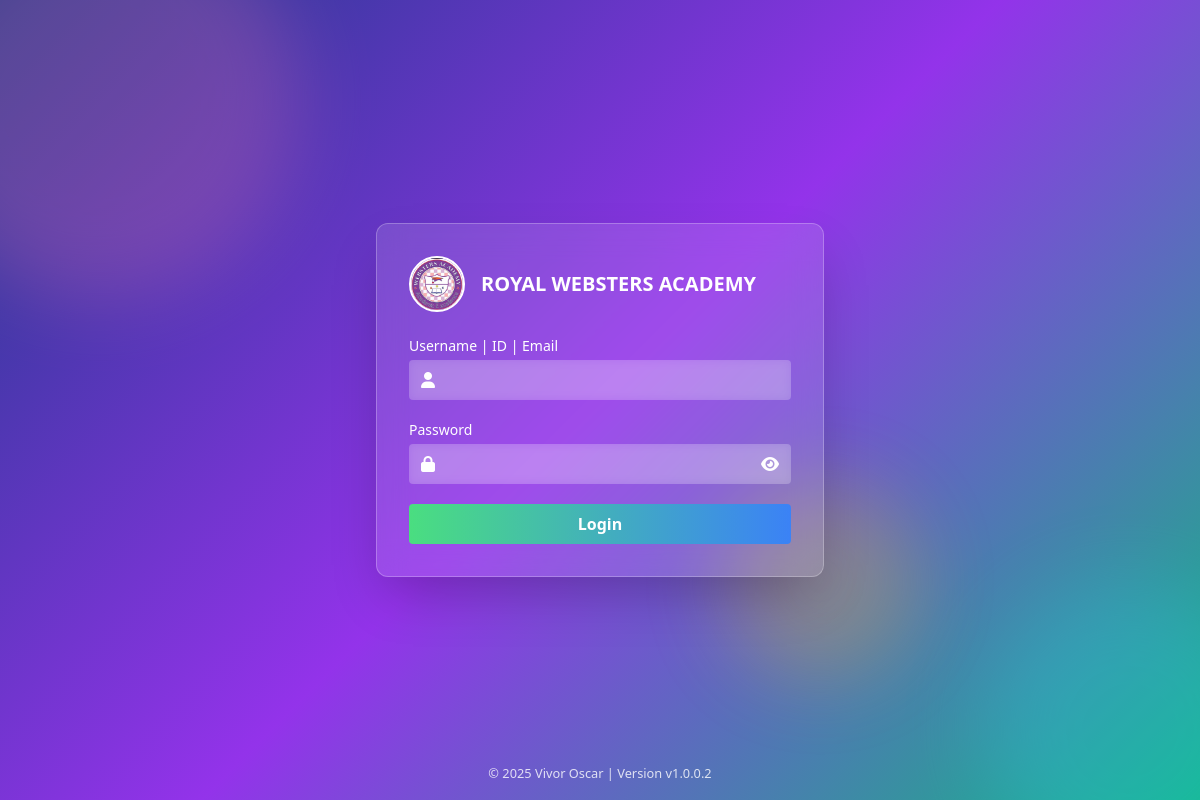
The page / on the database its author committed.
### tables this page shows
CREATE TABLE `school_details` (
  `id` int(11) NOT NULL,
  `school_name` varchar(255) NOT NULL,
  `type_of_institution` varchar(255) NOT NULL,
  `address` text NOT NULL,
  `enrollment_capacity` int(11) NOT NULL,
  `facilities` text NOT NULL,
  `email` varchar(255) NOT NULL,
  `contact` varchar(20) NOT NULL,
  `academic_year` varchar(50) NOT NULL,
  `color_scheme` varchar(7) NOT NULL,
  `image_path` varchar(255) DEFAULT NULL,
  `created_at` timestamp NOT NULL DEFAULT current_timestamp(),
  `updated_at` timestamp NOT NULL DEFAULT current_timestamp() ON UPDATE current_timestamp()
);

### index.php (the view, shortened to what this page needs)
<?php
$PORTAL_VERSION = '';
if (empty($PORTAL_VERSION)) $PORTAL_VERSION = 'v1.0.0.2';
?>
<!DOCTYPE html>
<html lang="en">
<head>
  <script src="https://cdn.tailwindcss.com"></script>
  <link href="https://cdnjs.cloudflare.com/ajax/libs/font-awesome/6.4.0/css/all.min.css" rel="stylesheet">
</head>
<body class="flex items-center justify-center min-h-screen relative">
  <div class="modern-bg">
    <div class="shape shape1"></div>
    <div class="shape shape2"></div>
    <div class="shape shape3"></div>
  </div>
  <div class="w-full max-w-md p-8 rounded-xl shadow-2xl glass text-white relative z-10">
    <div class="flex items-center gap-4 mb-6">
      <?php
      include('includes/database.php');
      $result = $conn->query("SELECT * FROM school_details LIMIT 1");
      $school_details = $result->fetch_assoc();
      if ($school_details) {
        $image_path = $school_details['image_path'];
      }
      $sql = "SELECT * FROM school_details";
      $result = mysqli_query($conn, $sql);
      if (mysqli_num_rows($result) > 0) {
        while ($row = mysqli_fetch_assoc($result)) {
          echo "<img src='templates/" . $image_path . "' alt='School Logo' class='w-14 h-14 rounded-full border-2 border-white'>";
          echo "<h2 class='text-xl font-semibold'>" . $row['school_name'] . "</h2>";
        }
      }
      ?>
    </div>
    <form action="#" method="post" class="space-y-5">
      <div>
        <label for="username" class="block mb-1 text-sm font-medium">Username | ID | Email</label>
        <div class="flex items-center bg-white bg-opacity-20 backdrop-blur-sm rounded px-3">
          <i class="fas fa-user text-white"></i>
          <input type="text" name="username" id="username" required autocomplete="username"
            class="w-full bg-transparent px-3 py-2 text-white focus:outline-none placeholder-white"
            required>
        </div>
      </div>
      <div>
        <label for="password" class="block mb-1 text-sm font-medium">Password</label>
        <div class="flex items-center bg-white bg-opacity-20 backdrop-blur-sm rounded px-3 relative">
          <i class="fas fa-lock text-white"></i>
          <input type="password" name="password" id="password" autocomplete="current-password"
            class="w-full bg-transparent px-3 py-2 text-white focus:outline-none placeholder-white"
            required>
          <button type="button" onclick="togglePassword()" tabindex="-1"
            class="absolute right-3 top-1/2 -translate-y-1/2 text-white focus:outline-none">
            <i id="toggleIcon" class="fas fa-eye"></i>
          </button>
        </div>
      </div>
      <div>
        <button type="submit"
          class="w-full bg-gradient-to-r from-green-400 to-blue-500 hover:from-blue-500 hover:to-green-400 text-white font-bold py-2 rounded transition-all">
          Login
        </button>
      </div>
    </form>
  </div>
  <footer class="absolute bottom-4 w-full text-center z-10">
    <small class="text-white/80">&nbsp; &copy; <?php echo date('Y'); ?> Vivor Oscar | Version <?php echo htmlspecialchars($PORTAL_VERSION); ?> &nbsp;</small>
  </footer>
</body>
</html>

### index.php (style rules this page uses)
body { font-family: 'Segoe UI', Tahoma, Geneva, Verdana, sans-serif; min-height: 100vh; overflow: hidden; position: relative; }
.modern-bg { position: absolute; inset: 0; z-index: 0; background: linear-gradient(135deg, #1e3a8a 0%, #9333ea 50%, #10b981 100%); overflow: hidden; }
.modern-bg .shape { position: absolute; border-radius: 50%; opacity: 0.25; filter: blur(40px); animation: float 10s infinite alternate; }
.modern-bg .shape1 { width: 400px; height: 400px; background: #f472b6; top: -100px; left: -100px; animation-delay: 0s; }
.modern-bg .shape2 { width: 300px; height: 300px; background: #38bdf8; bottom: -80px; right: -80px; animation-delay: 2s; }
.modern-bg .shape3 { width: 200px; height: 200px; background: #facc15; top: 60%; left: 60%; animation-delay: 4s; }
.glass { backdrop-filter: blur(16px); background: rgba(255, 255, 255, 0.12); border: 1px solid rgba(255, 255, 255, 0.25); }

### rows shown on the page
school_details: image_path (picture), school_name "ROYAL WEBSTERS ACADEMY"

### other values the page prints
$PORTAL_VERSION "v1.0.0.2"
